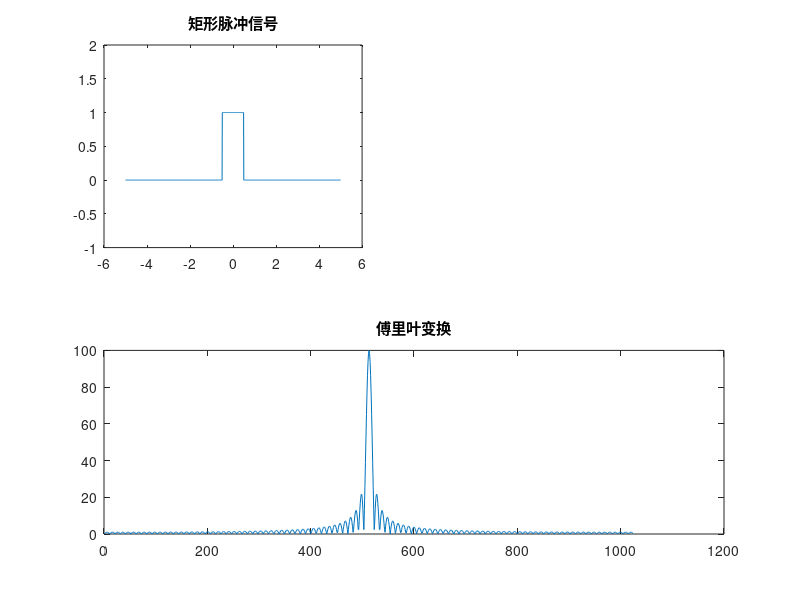

The MATLAB source for this figure:
% 非周期连续时间信号及其Fourier变换的程序
width=1; 
t=-5:0.01:5; 
y=rectpuls(t,width);     % 矩形脉冲信号
 
subplot(221); 
plot(t,y);
 
ylim([-1 2]);      
title('矩形脉冲信号'); 
Y=fft(y,1024);          
Y1=fftshift(Y);     
subplot(212); 
plot(abs(Y1)); 
title('傅里叶变换');
